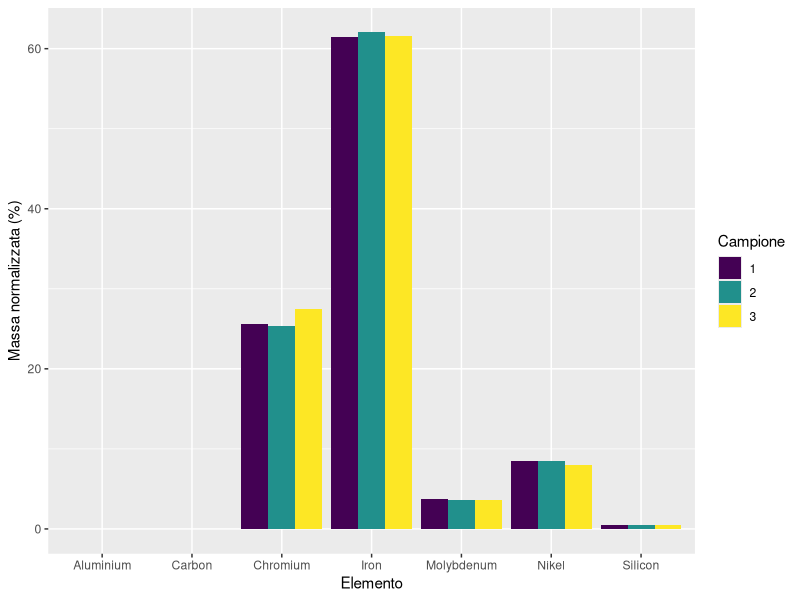
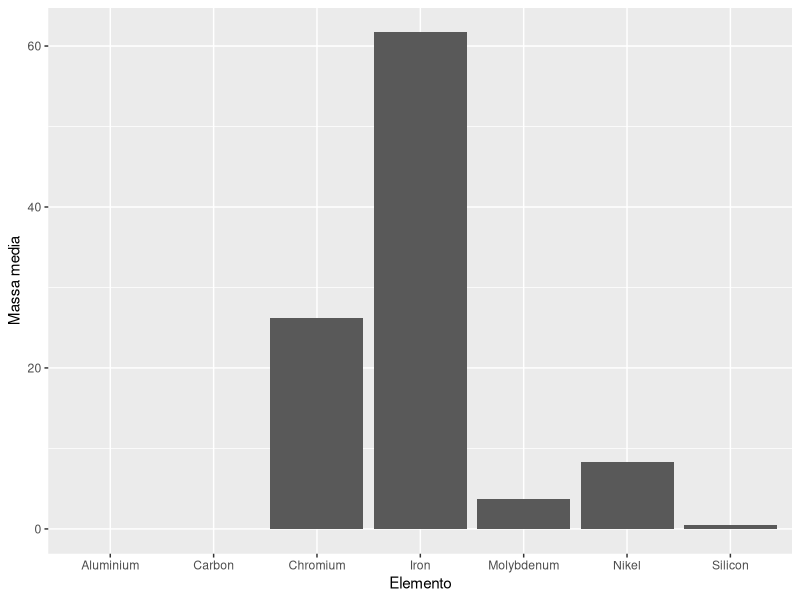
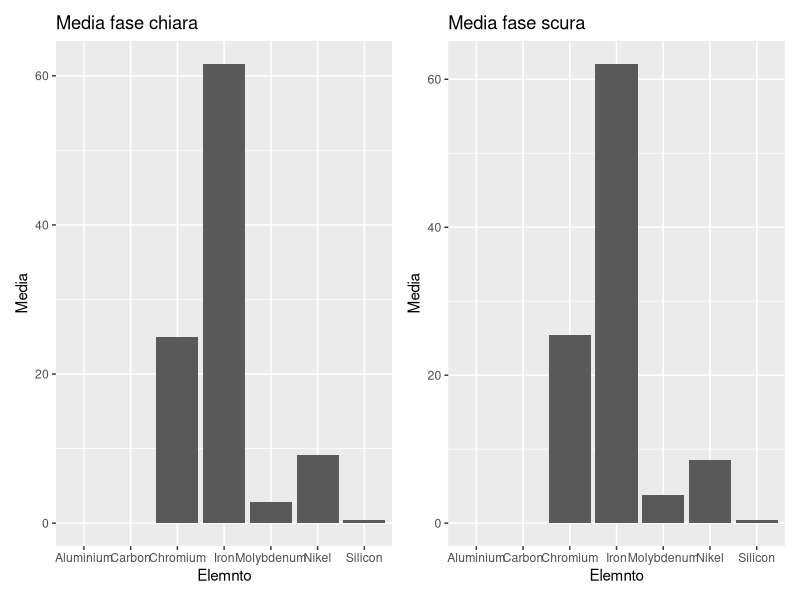

Source code (R) for these figures, in order:
## ---- chunk 1
# Caricamento librerie
library(knitr)
library(kableExtra)
library(tidyverse)
library(modelr)
library(purrr)
library(patchwork)

# Impostazioni output
knitr::opts_chunk$set(
	fig.align  = "center",      # allineamento figure
	fig.dim    = c(5, 3) * 1.2, # rapporto larghezza/altezza e fattore di scala
	out.height = "2.8in",       # altezza effettiva figure
	message    = FALSE,         # sopprimi messaggi
	warning    = FALSE,         # sopprimi warning
	echo       = TRUE,          # mostra i codice dei chunk
	include    = TRUE,          # mostra l'output dei chunk
	tidy       = TRUE,          # formatta il codice dei chunk
  tidy.opts  = list(width.cutoff=I(75)) # massima larghezza codice nei chunk
)
## ---- chunk 2
options(tinytex.verbose = TRUE)
## ---- chunk 3
Dati_tot <- read_csv("Dati_tot.csv")
kable(Dati_tot[1:7,], booktabs=T, caption="Campionamento generale") %>%
  kable_styling(latex_options = c("striped", "HOLD_position"), position = "center")
## ---- chunk 4
tab_mean <- Dati_tot %>% 
  group_by(Element) %>% 
  mutate(
    Mean = mean(Mass_Norm) %>% round(digits=2),
    .before  = Campione
  )

tab_mean %>% 
  group_by(Element) %>% 
  select(Element, Mean) %>% 
  unique() %>% 
  kable(booktabs=T, caption="Campionamento generale") %>%
  kable_styling(latex_options = c("striped", "HOLD_position"), position = "center")
## ---- chunk 5
tab_mean %>% 
  ggplot(aes(x=Element, y=Mass_Norm, fill=as.character(Campione))) + 
  geom_col(position="dodge") +
  labs(x="Elemento", y="Massa normalizzata (%)", fill="Campione") +
  scale_fill_viridis_d()
## ---- chunk 6
tab_mean %>% 
  group_by(Element) %>% 
  select(Element, Mean) %>% 
  unique() %>% 
  ggplot(aes(x=Element, y=Mean)) + 
  geom_col() +
  scale_fill_viridis_d() +
  labs(x="Elemento", y="Massa media")
## ---- chunk 7
fase_chiara <- read.csv("Dati_fase_chiara.csv")
fase_scura <- read.csv("Dati_fase_scura.csv")

fase_chiara %>% 
  head(7) %>% 
  kable(booktabs=T, caption="Campionamento fase chiara") %>%
  kable_styling(latex_options = c("striped", "HOLD_position"), position = "center")

fase_scura %>% 
  head(7) %>% 
  kable(booktabs=T, caption="Campionamento fase scura") %>%
  kable_styling(latex_options = c("striped", "HOLD_position"), position = "center")
## ---- chunk 8
fase_chiara <- fase_chiara %>% 
  group_by(Element) %>% 
  mutate(
    Mean = mean(Mass_Norm) %>% round(digits=2),
    .before  = Campione
  )

fase_scura <- fase_scura %>% 
  group_by(Element) %>% 
  mutate(
    Mean = mean(Mass_Norm) %>% round(digits=2),
    .before  = Campione
  )

mean_fase <- fase_chiara %>% 
  group_by(Element) %>% 
  select(Element, Mean) %>% 
  unique() %>% 
  left_join(
  fase_scura %>% group_by(Element) %>% select(Element, Mean) %>% unique(),
  by = join_by(Element)
  ) %>% 
  mutate(
    Mean_chiara = Mean.x,
    Mean_scura = Mean.y
  ) %>% 
  select(Element, Mean_chiara, Mean_scura) %>% 
  kable(booktabs=T, caption="Media fase chiara e scura") %>%
  kable_styling(latex_options = c("striped", "HOLD_position"), position = "center")

mean_fase
## ---- chunk 9
p1 <- fase_chiara %>% 
  group_by(Element) %>% 
  select(Element, Mean) %>% 
  unique() %>% 
  ggplot(aes(x=Element, y=Mean)) + 
  geom_col() + 
  labs(x="Elemnto", y="Media", title="Media fase chiara")

p2 <- fase_scura %>% 
  group_by(Element) %>% 
  select(Element, Mean) %>% 
  unique() %>% 
  ggplot(aes(x=Element, y=Mean)) + 
  geom_col() + 
  labs(x="Elemnto", y="Media", title="Media fase scura")

p1 + p2
## ---- chunk 10

## ---- chunk 11
Dati_tot %>% 
  kable(booktabs=T, caption="Campionamento a tutto campo tabella completa") %>%
  kable_styling(latex_options = c("striped", "HOLD_position"), position = "center")

fase_chiara %>% 
  kable(booktabs=T, caption="Campionamento fase chiara tabella completa") %>%
  kable_styling(latex_options = c("striped", "HOLD_position"), position = "center")

fase_scura %>% 
  kable(booktabs=T, caption="Campionamento fase scura tabella completa") %>%
  kable_styling(latex_options = c("striped", "HOLD_position"), position = "center")
